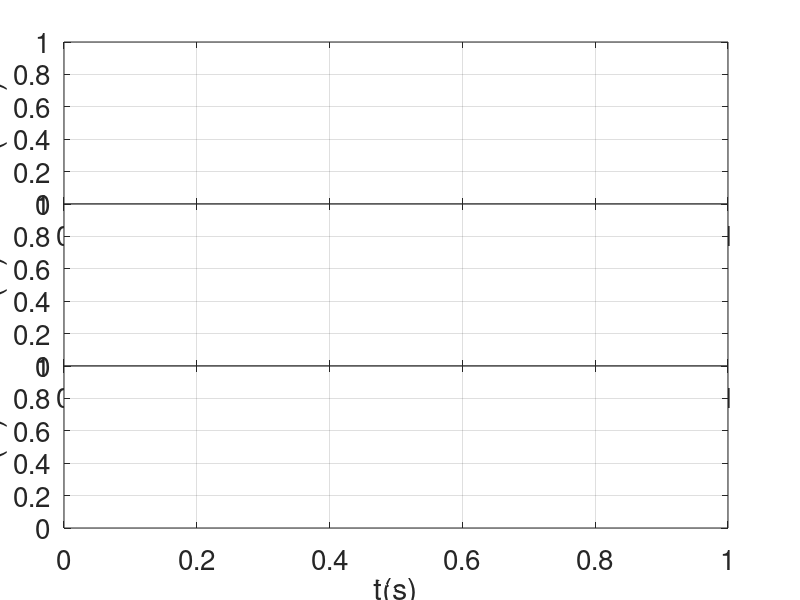

This chart was generated by the following MATLAB code: (Note: this script raises an error after producing the figure.)
clear
close all
clc
%%
L = .45;
D = .04;
rho = 998;
A = 100;
T = 2; w = 2*pi/T;
t = 0:.01:30; 		%construção de vetor x=primeiro:incremento:último
x(:,1) = A/1000*cos(w*t);	%x(:,1) 
xdot(:,1) = -A*w/1000*sin(w*t);
xddot(:,1) = -A*w^2/1000*cos(w*t); 
cm_comGJR = 1;
cd_comGJR = 2;

cm_semGJR = .6*cm_comGJR;
cd_semGJR = .2*cd_comGJR;

SNR = 2;

time_shift = .2;
%%
fig1 = figure('Position',[50 50 1280 720],'Name','fig_fit'); 
Hax = .27;
ax1 = axes(gcf,'Position',[.08 .12+2*Hax .83 Hax],'FontSize',20); ylabel(ax1,'x(mm)'); hold(ax1,'on'); box(ax1,'on'); grid(ax1,'on');
ax2 = axes(gcf,'Position',[.08 .12+Hax .83 Hax],'FontSize',20); ylabel(ax2,'F(N)'); hold(ax2,'on'); box(ax2,'on'); grid(ax2,'on'); 
ax3 = axes(gcf,'Position',[.08 .12 .83 Hax],'FontSize',20); ylabel(ax3,'F(N)'); xlabel(ax3,'t(s)'); hold(ax3,'on'); box(ax3,'on'); grid(ax3,'on'); 
ax1.XTickLabels = {}; 
ax2.XTickLabels = {}; ax2.YAxisLocation = 'right';
%%
F1(:,1) = -.5*rho*L*D.*xdot.*abs(xdot)*cd_comGJR-rho*pi*D^2/4*L*xddot*cm_comGJR;
F2(:,1) = -.5*rho*L*D.*xdot.*abs(xdot)*cm_semGJR-rho*pi*D^2/4*L*xddot*cd_semGJR;
F3(:,1) = F1-F2;
NOISE = std( F3 )/SNR;	%std tem o python
F = F1 + ( rand(size(x))-.5 ) * NOISE ;	%size=len e rand faz aleatórios de 0-1

[cf1,cf2] = butter( 4,5/(100/2),'low' );	%tem no scipy
F_filt(:,1) = filtfilt( cf1,cf2,F );	%tem filtfilt no scipy
%%
x_fit(:,1:2) = [xdot(t>5 & t<25),xddot(t>5 & t<25)];	%x_fit(:,1:2) = [xdot(t>5 & t<25),xddot(t>5 & t<25)]
%y_fit(:,1) = F_filt( round(t,2)>(5) & round(t,2)<(25) );	%round(t,2)
%y_fit_shift(:,1) = F_filt( round(t,2)>(5-time_shift) & round(t,2)<(25-time_shift) );
y_fit(:,1) = F_filt( t>(5) & t<25 );	%round(t,2) & tbm funciona no py
y_fit_shift(:,1) = F_filt( t>(5-time_shift) & t<(25-time_shift) );

eq = ['CD*',num2str(-.5*rho*L*D,'%10.3f'),'*v*abs(v) + CA*',num2str(-rho*pi*(D^2)/(4*L),'%10.3f'),'*a'];	%fazer a equação
ft = fittype( eq, 'independent', {'v','a'}, 'dependent', 'F' );	%fittype?
opts = fitoptions( 'Method', 'NonlinearLeastSquares' );	%fitoptions?
opts.Display = 'Off';
opts.Lower = [0 -2];
opts.Upper = [5 5];
opts.StartPoint = [1 1];

[c11,gof11] = fit( x_fit,y_fit_shift, ft, opts);
cd_top_fit_shift = c11.CD;
cm_top_fit_shift = c11.CA;
r2_top_shift = gof11.rsquare;

[c22,gof22] = fit( x_fit,y_fit, ft, opts);
cd_top_fit = c22.CD;
cm_top_fit = c22.CA;
r2_top = gof22.rsquare;

F_fit(:,1) = -.5*rho*L*D.*x_fit(:,1).*abs(x_fit(:,1))*cd_top_fit - rho*pi*D^2/4*L*x_fit(:,2)*cm_top_fit;
F_fit_shift(:,1) = -.5*rho*L*D.*x_fit(:,1).*abs(x_fit(:,1))*cd_top_fit_shift - rho*pi*D^2/4*L*x_fit(:,2)*cm_top_fit_shift;
%%
plot(ax1,t,x,'k','LineWidth',2);
plot(ax2,t,F1,'LineWidth',2,'DisplayName','F_{GJR+STR}');
plot(ax2,t-time_shift,F2,'LineWidth',2,'DisplayName','F_{STR}');
plot(ax2,t,F3,'LineWidth',2,'DisplayName','F_{GJR}');
plot(ax2,t,F,'LineWidth',1,'DisplayName','F_{GJR}+SNR');
plot(ax3,t,F,'LineWidth',1,'DisplayName','F_{GJR}+SNR');
plot(ax3,t,F_filt,'LineWidth',2,'DisplayName','F_{GJR}+SNR - filt');
str = [ ['CD = ',num2str(cd_top_fit,'%10.3f'),' & CM = ',num2str(cm_top_fit,'%10.3f')] newline ['R^2 = ',num2str(r2_top,'%10.3f')] ];
plot(ax3,t(t>5 & t<25),F_fit,'LineWidth',2,'DisplayName',[ 'F_{GJR}+SNR - FIT' newline str ] );
str = [ ['CD = ',num2str(cd_top_fit_shift,'%10.3f'),' & CM = ',num2str(cm_top_fit_shift,'%10.3f')] newline ['R^2 = ',num2str(r2_top_shift,'%10.3f')] ];
plot(ax3,t(t>5 & t<25),F_fit_shift,'LineWidth',2,'DisplayName',[ 'F_{GJR}+SNR - FIT com shift' newline str ] );
legend('Location','SouthWest','FontSize',14)